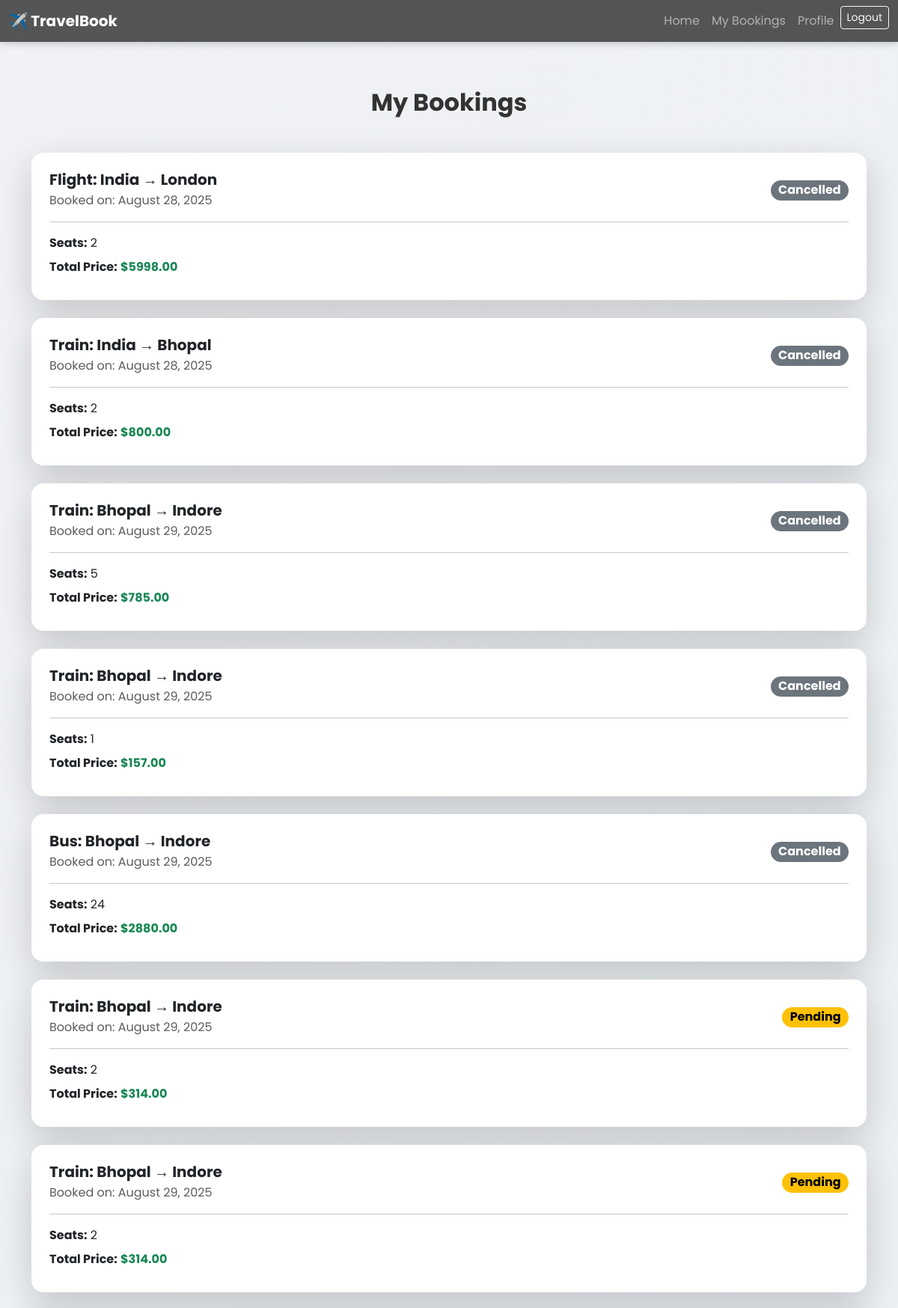
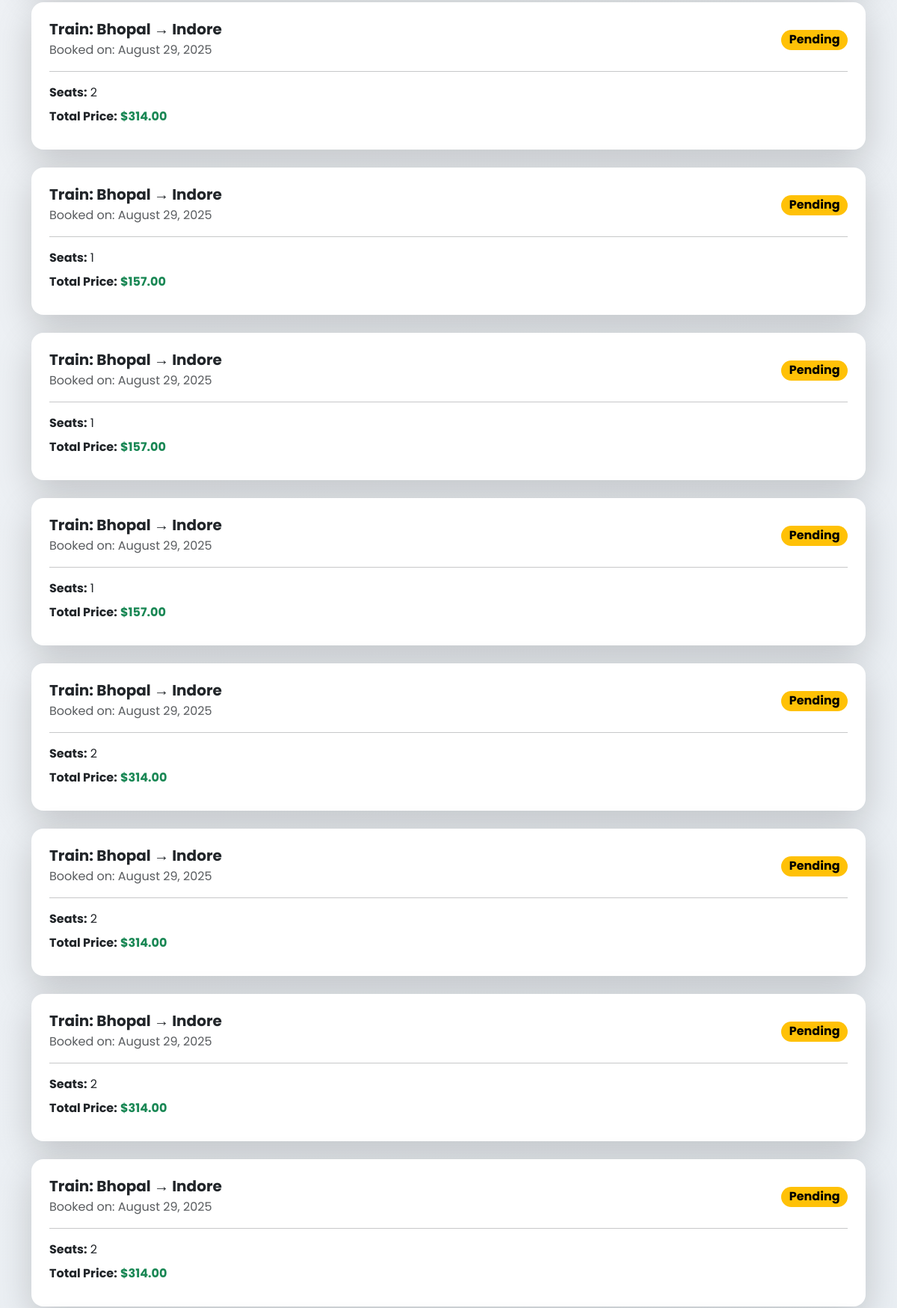
Page /my_bookings/ (signed in, upper part) on the committed database (2 pictures, top to bottom).
### travel/models.py (models this page shows, shortened)
class Booking(models.Model):
    BOOKING_STATUS = (
        ('Pending', 'Pending'),
        ('Confirmed', 'Confirmed'),
        ('Cancelled', 'Cancelled'),
    )
    booking_id = models.AutoField(primary_key=True)
    user = models.ForeignKey(User, on_delete=models.CASCADE)
    travel_option = models.ForeignKey(TravelOption, on_delete=models.CASCADE)
    number_of_seats = models.PositiveIntegerField()
    total_price = models.DecimalField(max_digits=10, decimal_places=2)
    booking_date = models.DateTimeField(auto_now_add=True)
    status = models.CharField(max_length=10, choices=BOOKING_STATUS, default='Pending')
    razorpay_order_id = models.CharField(max_length=100, blank=True, null=True)
    razorpay_payment_id = models.CharField(max_length=100, blank=True, null=True)
    razorpay_signature = models.CharField(max_length=200, blank=True, null=True)

class TravelOption(models.Model):
    TRAVEL_TYPES = (
        ('Flight', 'Flight'),
        ('Train', 'Train'),
        ('Bus', 'Bus'),
    )
    travel_id = models.AutoField(primary_key=True)
    travel_type = models.CharField(max_length=10, choices=TRAVEL_TYPES)
    source = models.CharField(max_length=100)
    destination = models.CharField(max_length=100)
    date_time = models.DateTimeField()
    price = models.DecimalField(max_digits=10, decimal_places=2)
    available_seats = models.PositiveIntegerField()
    image = models.ImageField(upload_to='travel_images/', blank=True, null=True)

### travel/views.py (the view)
# urls.py: path('my_bookings/', views.my_bookings, name='my_bookings'),
@login_required
def my_bookings(request):
    bookings = Booking.objects.filter(user=request.user)
    return render(request, 'travel/my_bookings.html', {'bookings': bookings})

### travel/templates/travel/my_bookings.html (shortened to what this page needs)
{% extends 'travel/base.html' %}
{% block content %}
<div class="container page-container">
    <h2 class="mb-5 text-center fw-bold">My Bookings</h2>
    {% for booking in bookings %}
    <div class="card mb-4 shadow-lg booking-card status-{{ booking.status|lower }} border-0 rounded-4 overflow-hidden">
        <div class="card-body p-4">
            <div class="d-flex justify-content-between align-items-center mb-3">
                <div>
                    <h5 class="card-title fw-bold mb-1">
                        {{ booking.travel_option.travel_type }}: {{ booking.travel_option.source }} → {{ booking.travel_option.destination }}
                    </h5>
                    <p class="card-text text-muted mb-0">Booked on: {{ booking.booking_date|date:"F j, Y" }}</p>
                </div>
                <span class="badge rounded-pill fs-6 status-badge-{{ booking.status|lower }}">
                    {{ booking.status }}
                </span>
            </div>
            <hr>
            <div class="row">
                <div class="col-md-6">
                    <p class="card-text mb-2"><strong>Seats:</strong> {{ booking.number_of_seats }}</p>
                    <p class="card-text mb-2"><strong>Total Price:</strong> <span class="fw-bold text-success">${{ booking.total_price }}</span></p>
                </div>
                <div class="col-md-6 d-flex justify-content-end align-items-center">
                </div>
            </div>
        </div>
    </div>
    {% empty %}
    <div class="alert alert-info text-center py-4 rounded-3 shadow-sm">
        You have no bookings yet.
    </div>
    {% endfor %}
</div>
{% endblock %}

### travel/templates/travel/base.html (shortened to what this page needs)
{% load static %}
<!DOCTYPE html>
<html lang="en">
<head>
    <link href="https://cdn.jsdelivr.net/npm/bootstrap@5.3.0/dist/css/bootstrap.min.css" rel="stylesheet">
    <link rel="stylesheet" href="https://cdnjs.cloudflare.com/ajax/libs/font-awesome/6.4.0/css/all.min.css"/>
    <link rel="stylesheet" href="{% static 'css/style.css' %}">
</head>
<body>
    <nav class="navbar navbar-expand-lg navbar-dark fixed-top">
        <div class="container-fluid">
            <a class="navbar-brand fw-bold" href="{% url 'travel_options' %}">✈️ TravelBook</a>
            <div class="collapse navbar-collapse" id="navbarNav">
                <ul class="navbar-nav ms-auto">
                    {% if user.is_authenticated %}
                        <li class="nav-item"><a class="nav-link" href="{% url 'travel_options' %}">Home</a></li>
                        <li class="nav-item"><a class="nav-link" href="{% url 'my_bookings' %}">My Bookings</a></li>
                        <li class="nav-item"><a class="nav-link" href="{% url 'profile' %}">Profile</a></li>
                        <li class="nav-item">
                            <form action="{% url 'logout' %}" method="post" class="d-inline">
                                <button type="submit" class="btn btn-outline-light btn-sm">Logout</button>
                            </form>
                        </li>
                    {% else %}
                        <li class="nav-item"><a class="nav-link" href="{% url 'login' %}">Login</a></li>
                        <li class="nav-item"><a class="nav-link btn btn-light text-dark btn-sm" href="{% url 'register' %}">Register</a></li>
                    {% endif %}
                </ul>
            </div>
        </div>
    </nav>
    <main class="main-content">
        {% block content %}{% endblock %}
    </main>
</body>
</html>

### travel/static/css/style.css (style rules this page uses)
body { font-family: 'Poppins', sans-serif; background: linear-gradient(135deg, #f0f2f5, #e4ebf1); color: #333; padding-top: 70px; overflow-x: hidden; }
.navbar { background: rgba(0, 0, 0, 0.65); backdrop-filter: blur(12px); box-shadow: 0 2px 10px rgba(0,0,0,0.2); transition: background 0.3s ease-in-out, box-shadow 0.3s ease-in-out; }
.page-container { padding-top: 3rem; }
.status-badge-cancelled { background-color: #6c757d !important; }
.status-badge-pending { background-color: #ffc107 !important; color: #000 !important; }
.booking-card.status-pending { border-left: 5px solid #ffc107; }
.status-badge-pending { background-color: #ffc107 !important; color: #000; }

### travel/templates/travel/my_bookings.html (style rules this page uses)
.booking-card { transition: transform 0.3s ease, box-shadow 0.3s ease; }
.status-badge-pending { background-color: #ffc107 !important; color: #000 !important; }
.status-badge-cancelled { background-color: #6c757d !important; color: #fff; }

### rows in the picture
Booking: travel_option.travel_type "Flight", travel_option.source "India", travel_option.destination "London", booking_date "August 28, 2025", status "Cancelled", number_of_seats "2", total_price "5998.00"
Booking: travel_option.travel_type "Train", travel_option.source "India", travel_option.destination "Bhopal", booking_date "August 28, 2025", status "Cancelled", number_of_seats "2", total_price "800.00"
Booking: travel_option.travel_type "Train", travel_option.source "Bhopal", travel_option.destination "Indore", booking_date "August 29, 2025", status "Cancelled", number_of_seats "5", total_price "785.00"
Booking: travel_option.travel_type "Train", travel_option.source "Bhopal", travel_option.destination "Indore", booking_date "August 29, 2025", status "Cancelled", number_of_seats "1", total_price "157.00"
Booking: travel_option.travel_type "Bus", travel_option.source "Bhopal", travel_option.destination "Indore", booking_date "August 29, 2025", status "Cancelled", number_of_seats "24", total_price "2880.00"
Booking: travel_option.travel_type "Train", travel_option.source "Bhopal", travel_option.destination "Indore", booking_date "August 29, 2025", status "Pending", number_of_seats "2", total_price "314.00"
Booking: travel_option.travel_type "Train", travel_option.source "Bhopal", travel_option.destination "Indore", booking_date "August 29, 2025", status "Pending", number_of_seats "2", total_price "314.00"
Booking: travel_option.travel_type "Train", travel_option.source "Bhopal", travel_option.destination "Indore", booking_date "August 29, 2025", status "Pending", number_of_seats "2", total_price "314.00"
Booking: travel_option.travel_type "Train", travel_option.source "Bhopal", travel_option.destination "Indore", booking_date "August 29, 2025", status "Pending", number_of_seats "1", total_price "157.00"
Booking: travel_option.travel_type "Train", travel_option.source "Bhopal", travel_option.destination "Indore", booking_date "August 29, 2025", status "Pending", number_of_seats "1", total_price "157.00"
Booking: travel_option.travel_type "Train", travel_option.source "Bhopal", travel_option.destination "Indore", booking_date "August 29, 2025", status "Pending", number_of_seats "1", total_price "157.00"
Booking: travel_option.travel_type "Train", travel_option.source "Bhopal", travel_option.destination "Indore", booking_date "August 29, 2025", status "Pending", number_of_seats "2", total_price "314.00"
Booking: travel_option.travel_type "Train", travel_option.source "Bhopal", travel_option.destination "Indore", booking_date "August 29, 2025", status "Pending", number_of_seats "2", total_price "314.00"
Booking: travel_option.travel_type "Train", travel_option.source "Bhopal", travel_option.destination "Indore", booking_date "August 29, 2025", status "Pending", number_of_seats "2", total_price "314.00"
Booking: travel_option.travel_type "Train", travel_option.source "Bhopal", travel_option.destination "Indore", booking_date "August 29, 2025", status "Pending", number_of_seats "2", total_price "314.00"
